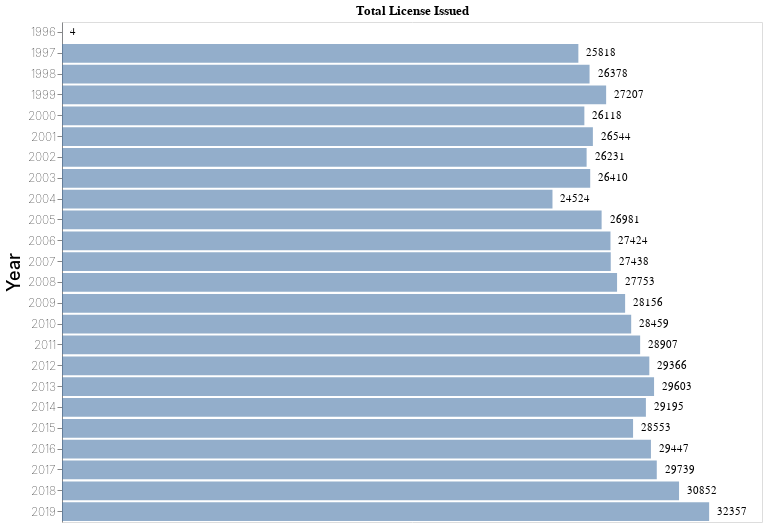

The cell this chart's notebook holds for it:
### Code cell
bars_1 = alt.Chart(year_grouped, title='Total License Issued').mark_bar(opacity=0.6).encode(
     x=alt.X("total_license_issued:Q",title = "Licenses issued",axis=None),
     y=alt.Y('Year',type = "ordinal")
   )

text_1 = bars_1.mark_text(
    align='left',
    baseline='middle',
    dx=8  # Nudges text to right so it doesn't appear on top of the bar
).encode(
    text='total_license_issued:Q'
)

(bars_1 + text_1).properties(width=700, height=500).configure_axis(titleFontSize=18, titleFontWeight = 500, labelFontWeight = 100, labelFontSize = 12
        )

### Figure 1 — Vega-Lite specification as saved in the notebook (floating-point values rounded to 4 significant figures)
{"config": {"view": {"continuousWidth": 400, "continuousHeight": 300}, "axis": {"labelFontSize": 12, "labelFontWeight": 100, "titleFontSize": 18, "titleFontWeight": 500}}, "layer": [{"mark": {"type": "bar", "opacity": 0.6}, "encoding": {"x": {"type": "quantitative", "axis": null, "field": "total_license_issued", "title": "Licenses issued"}, "y": {"type": "ordinal", "field": "Year"}}, "title": "Total License Issued"}, {"mark": {"type": "text", "align": "left", "baseline": "middle", "dx": 8}, "encoding": {"text": {"type": "quantitative", "field": "total_license_issued"}, "x": {"type": "quantitative", "axis": null, "field": "total_license_issued", "title": "Licenses issued"}, "y": {"type": "ordinal", "field": "Year"}}, "title": "Total License Issued"}], "data": {"name": "data-b1ba5b4c6898e9dd351255919a58c3e7"}, "height": 500, "width": 700, "$schema": "https://vega.github.io/schema/vega-lite/v4.0.2.json", "datasets": {"data-b1ba5b4c6898e9dd351255919a58c3e7": [{"Year": 1996, "total_license_issued": 4}, {"Year": 1997, "total_license_issued": 25818}, {"Year": 1998, "total_license_issued": 26378}, {"Year": 1999, "total_license_issued": 27207}, {"Year": 2000, "total_license_issued": 26118}, {"Year": 2001, "total_license_issued": 26544}, {"Year": 2002, "total_license_issued": 26231}, {"Year": 2003, "total_license_issued": 26410}, {"Year": 2004, "total_license_issued": 24524}, {"Year": 2005, "total_license_issued": 26981}, {"Year": 2006, "total_license_issued": 27424}, {"Year": 2007, "total_license_issued": 27438}, {"Year": 2008, "total_license_issued": 27753}, {"Year": 2009, "total_license_issued": 28156}, {"Year": 2010, "total_license_issued": 28459}, {"Year": 2011, "total_license_issued": 28907}, {"Year": 2012, "total_license_issued": 29366}, {"Year": 2013, "total_license_issued": 29603}, {"Year": 2014, "total_license_issued": 29195}, {"Year": 2015, "total_license_issued": 28553}, {"Year": 2016, "total_license_issued": 29447}, {"Year": 2017, "total_license_issued": 29739}, {"Year": 2018, "total_license_issued": 30852}, {"Year": 2019, "total_license_issued": 32357}]}}
